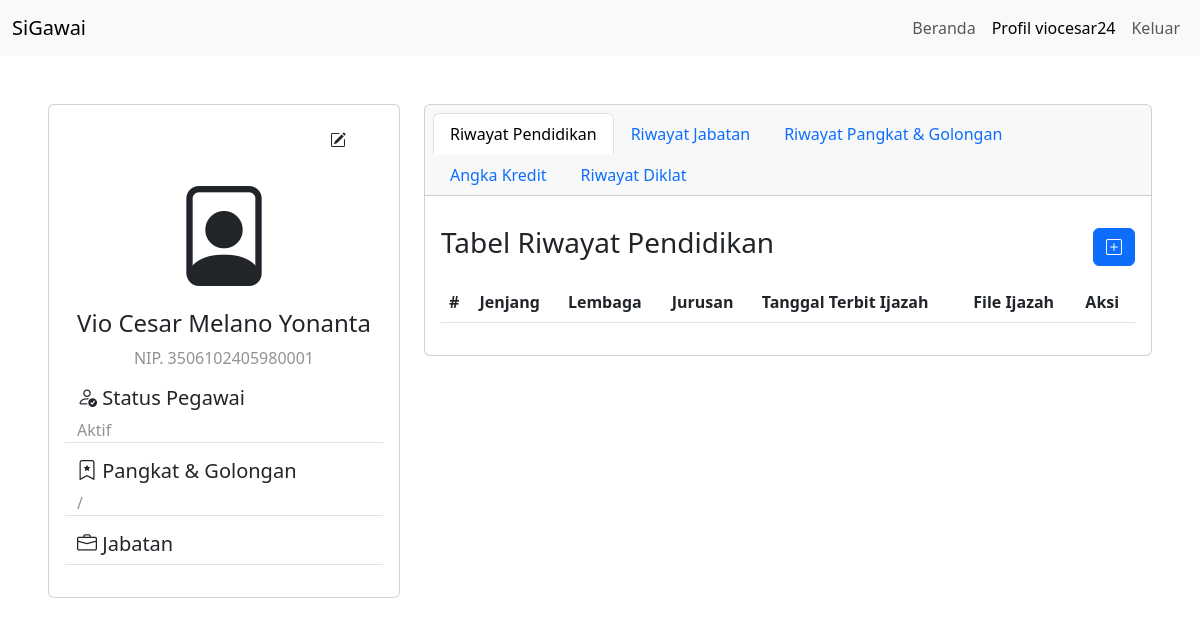
The app's page /profil/ (signed in), older data.
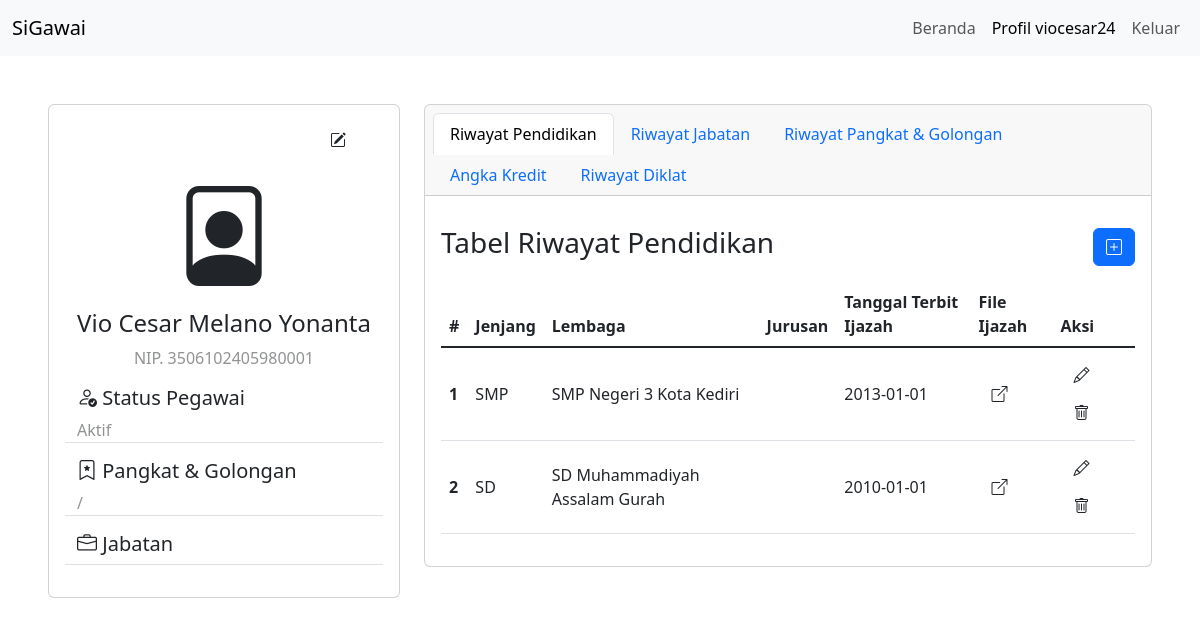
The same page, newer data.
### pegawai/models.py (models this page shows)
class Pegawai(models.Model):
    id_pegawai = models.AutoField(primary_key=True)
    nip_pegawai = models.IntegerField(unique=True, default=0)
    nama_pegawai = models.CharField(blank=False, max_length=200)
    tempat_lahir_pegawai = models.CharField(blank=False, max_length=200)
    tanggal_lahir_pegawai = models.DateField(blank=False)
    class JenisKelamin(models.TextChoices):
        MALE = "Laki-Laki", _("Laki-Laki")
        FEMALE = "Perempuan", _("Perempuan")
    jenis_kelamin_pegawai = models.CharField(
        blank=False, max_length=200, choices=JenisKelamin.choices
    )
    surel_pegawai = models.EmailField(blank=False, max_length=200)
    telepon_pegawai = models.CharField(blank=False, max_length=200)
    aktif_pegawai = models.BooleanField(blank=False, default=True)
    user = models.OneToOneField(
        settings.AUTH_USER_MODEL, on_delete=models.CASCADE, blank=False, default=None
    )

class Pendidikan(models.Model):
    id_pendidikan = models.AutoField(primary_key=True)
    class TingkatPendidikan(models.TextChoices):
        SD = "SD", _("Sekolah Dasar")
        SMP = "SMP", _("Sekolah Menengah Pertama")
        SMA = "SMA", _("Sekolah Menengah Atas")
        D1 = "D1", _("Diploma Satu")
        D2 = "D2", _("Diploma Dua")
        D3 = "D3", _("Diploma Tiga")
        D4 = "D4", _("Diploma Empat")
        S1 = "S1", _("Sarjana Satu")
        S2 = "S2", _("Sarjana Dua")
        S3 = "S3", _("Sarjana Tiga")
    tingkat_pendidikan = models.CharField(
        blank=False,
        max_length=3,
        choices=TingkatPendidikan.choices,
        default=TingkatPendidikan.SD,
    )
    lembaga_pendidikan = models.CharField(blank=False, max_length=200)
    fakultas_pendidikan = models.CharField(blank=True, max_length=200)
    jurusan_pendidikan = models.CharField(blank=True, max_length=200)
    gelar_depan_pendidikan = models.CharField(blank=True, max_length=100)
    gelar_belakang_pendidikan = models.CharField(blank=True, max_length=100)
    nomor_seri_ijazah_pendidikan = models.CharField(blank=False, max_length=200)
    tanggal_terbit_ijazah_pendidikan = models.DateField(blank=False)
    file_ijazah_pendidikan = models.FileField(upload_to="media/pendidikan/")
    user = models.ForeignKey(
        settings.AUTH_USER_MODEL, on_delete=models.CASCADE, blank=False, default=None
    )

### pegawai/views.py (the view, shortened to what this page needs)
# urls.py: path("profil/", views.profile, name="profile"),
@login_required
def profile(request):
    username = request.user.username
    try:
        pegawai = Pegawai.objects.get(user=request.user)
        tanggal_lahir_pegawai = pegawai.tanggal_lahir_pegawai.strftime("%Y-%m-%d")
    except Pegawai.DoesNotExist:
        pegawai = None
        tanggal_lahir_pegawai = None
    try:
        pendidikan = Pendidikan.objects.filter(user=request.user).order_by(
            "-tanggal_terbit_ijazah_pendidikan"
        )
    except Pendidikan.DoesNotExist:
        pendidikan = None
    file_exists_pendidikan = False
    if pendidikan.exists():
        for pend in pendidikan:
            pend.tanggal_terbit_ijazah_pendidikan = (
                pend.tanggal_terbit_ijazah_pendidikan.strftime("%Y-%m-%d")
            )
            if pend and pend.file_ijazah_pendidikan:
                file_exists_pendidikan = default_storage.exists(
                    pend.file_ijazah_pendidikan.name
                )
            else:
                break
    pilihan_tingkat_pendidikan = Pendidikan.TingkatPendidikan.choices
    try:
        jabatan = Jabatan.objects.filter(user=request.user).order_by(
            "-tanggal_sk_jabatan"
        )
        if jabatan.exists():
            jabatan_terakhir = jabatan[0]
        else:
            jabatan_terakhir = None
    except Jabatan.DoesNotExist:
        jabatan = None
        jabatan_terakhir = None
    file_exists_jabatan = False
    pilihan_jabatan = Jabatan.NamaJabatan.choices
    try:
        pangkat = Pangkat.objects.filter(user=request.user).order_by(
            "-tanggal_sk_pangkat"
        )
        if pangkat.exists():
            pangkat_terakhir = pangkat[0]
        else:
            pangkat_terakhir = None
    except Pangkat.DoesNotExist:
        pangkat = None
        pangkat_terakhir = None
    file_exists_pangkat = False
    pilihan_pangkat = Pangkat.KodePangkat.choices
    try:
        pak = AngkaKredit.objects.filter(user=request.user).order_by("-tanggal_pak")
        if pak.exists():
            pak_terakhir = pak[0]
        else:
            pak_terakhir = None
    except AngkaKredit.DoesNotExist:
        pak = None
        pak_terakhir = None
    file_exists_pak = False
    pilihan_pak = AngkaKredit.MasaPenilaian.choices
    try:
        diklat = Diklat.objects.filter(user=request.user).order_by(
            "-tanggal_sertifikat_diklat"
        )
        if diklat.exists():
            diklat_terakhir = diklat[0]
        else:
            diklat_terakhir = None
    except Diklat.DoesNotExist:
        diklat = None
        diklat_terakhir = None
    file_exists_diklat = False
    context = {
        "username": username,
        "pegawai": pegawai,
        "tanggal_lahir_pegawai": tanggal_lahir_pegawai,
        "pendidikan": pendidikan,
        "pilihan_tingkat_pendidikan": pilihan_tingkat_pendidikan,
        "file_exists_pendidikan": file_exists_pendidikan,
        "jabatan": jabatan,
        "jabatan_terakhir": jabatan_terakhir,
        "pilihan_jabatan": pilihan_jabatan,
        "file_exists_jabatan": file_exists_jabatan,
        "pangkat": pangkat,
        "pangkat_terakhir": pangkat_terakhir,
        "pilihan_pangkat": pilihan_pangkat,
        "file_exists_pangkat": file_exists_pangkat,
        "pak": pak,
        "pak_terakhir": pak_terakhir,
        "pilihan_pak": pilihan_pak,
        "file_exists_pak": file_exists_pak,
        "diklat": diklat,
        "diklat_terakhir": diklat_terakhir,
        "file_exists_diklat": file_exists_diklat,
    }
    return render(request, "pegawai/profile.html", context)

### pegawai/templates/pegawai/profile.html (shortened to what this page needs)
<!doctype html>
<html lang="en">
<head>
    <link href="https://cdn.jsdelivr.net/npm/bootstrap@5.3.0/dist/css/bootstrap.min.css" rel="stylesheet">
    <link rel="stylesheet" href="https://cdn.jsdelivr.net/npm/bootstrap-icons@1.10.5/font/bootstrap-icons.css">
    <link rel="stylesheet" href="https://cdn.datatables.net/1.13.5/css/jquery.dataTables.css" />
</head>
<body>
    <nav class="navbar navbar-expand-lg bg-body-tertiary">
        <div class="container-fluid">
            <a class="navbar-brand" href="{% url 'index' %}">SiGawai</a>
            <div class="collapse navbar-collapse justify-content-end" id="navbarTogglerDemo02">
                <div class="d-flex">
                    <ul class="navbar-nav me-auto mb-2 mb-lg-0">
                        <li class="nav-item">
                            <a class="nav-link {% if request.path == '/beranda/' %}active{% endif %}" aria-current="page" href="{% url 'index' %}">Beranda</a>
                        </li>
                        <li class="nav-item">
                            <a class="nav-link {% if request.path == '/profil/' %}active{% endif %}" href="{% url 'profile' %}">Profil {{ username }}</a>
                        </li>
                        <li class="nav-item">
                            <a class="nav-link {% if request.path == '/signout/' %}active{% endif %}" href="{% url 'signout' %}">Keluar</a>
                        </li>
                    </ul>
                </div>
            </div>
        </div>
    </nav>
    <div class="container-fluid p-5">
        <div class="row">
            <div class="col-sm-4">
                <div class="card text-center">
                    <div class="card-body">
                        <div class="container-fluid">
                            <div class="container-fluid text-end">
                                <button type="button" class="btn" data-bs-toggle="modal" data-bs-target="#editProfil">
                                    <i class="bi bi-pencil-square"></i>
                                </button>
                            </div>
                        </div>
                        <i class="bi bi-file-person profile-icon"></i>
                        <h4 class="card-title">{{ pegawai.nama_pegawai }}</h4>
                        <p class="card-text text-body-tertiary">NIP. {{ pegawai.nip_pegawai }}</p>
                        <div class="container text-start">
                            <div class="row border-bottom mb-3">
                                {% if pegawai.aktif_pegawai %}
                                <h5>
                                    <i class="bi bi-person-check"></i>
                                    Status Pegawai
                                </h5>
                                <p class="card-text text-body-tertiary fs-6 fw-lighter">Aktif</p>
                                {% else %}
                                <h5>
                                    <i class="bi bi-person-dash"></i>
                                    Status Pegawai
                                </h5>
                                <p class="card-text text-body-tertiary fs-6 fw-lighter">Tidak Aktif</p>
                                {% endif %}
                            </div>
                            <div class="row border-bottom mb-3">
                                <h5>
                                    <i class="bi bi-bookmark-star"></i>
                                    Pangkat & Golongan
                                </h5>
                                <p class="card-text text-body-tertiary fs-6 fw-lighter">{{ pangkat_terakhir.get_nama_pangkat_display }} / {{ pangkat_terakhir.nama_pangkat }}</p>
                            </div>
                            <div class="row border-bottom mb-3">
                                <h5>
                                    <i class="bi bi-briefcase"></i>
                                    Jabatan
                                </h5>
                            </div>
                        </div>
                    </div>
                </div>
            </div>
            <div class="col-sm-8">
                <div class="card">
                    <div class="card-header">
                        <nav>
                            <div class="nav nav-tabs card-header-tabs" id="nav-tab" role="tablist">
                                <button class="nav-link active" id="nav-pendidikan-tab" data-bs-toggle="tab" data-bs-target="#nav-pendidikan" type="button" role="tab" aria-controls="nav-pendidikan" aria-selected="true">Riwayat Pendidikan</button>
                                <button class="nav-link" id="nav-jabatan-tab" data-bs-toggle="tab" data-bs-target="#nav-jabatan" type="button" role="tab" aria-controls="nav-jabatan" aria-selected="false">Riwayat Jabatan</button>
                                <button class="nav-link" id="nav-pangkat-tab" data-bs-toggle="tab" data-bs-target="#nav-pangkat" type="button" role="tab" aria-controls="nav-pangkat" aria-selected="false">Riwayat Pangkat & Golongan</button>
                                <button class="nav-link" id="nav-angkakredit-tab" data-bs-toggle="tab" data-bs-target="#nav-angkakredit" type="button" role="tab" aria-controls="nav-angkakredit" aria-selected="false">Angka Kredit</button>
                                <button class="nav-link" id="nav-diklat-tab" data-bs-toggle="tab" data-bs-target="#nav-diklat" type="button" role="tab" aria-controls="nav-diklat" aria-selected="false">Riwayat Diklat</button>
                            </div>
                        </nav>
                    </div>
                    <div class="card-body">
                        {% if pegawai %}
                        <div class="tab-content" id="nav-tabContent">
                            <div class="tab-pane fade show active" id="nav-pendidikan" role="tabpanel" aria-labelledby="nav-pendidikan-tab" tabindex="0">
                                <div class="row">
                                    <div class="col d-flex align-items-center">
                                        <h3 class="card-title">Tabel Riwayat Pendidikan</h3>
                                    </div>
                                    <div class="col d-flex justify-content-end">
                                        <button type="button" class="btn btn-primary my-3" data-bs-toggle="modal" data-bs-target="#tambahPendidikan">
                                            <i class="bi bi-plus-square"></i>
                                        </button>
                                    </div>
                                </div>
                                <table id="tabelPendidikan" class="table">
                                    <thead>
                                        <tr>
                                            <th scope="col">#</th>
                                            <th scope="col">Jenjang</th>
                                            <th scope="col">Lembaga</th>
                                            <th scope="col">Jurusan</th>
                                            <th scope="col">Tanggal Terbit Ijazah</th>
                                            <th scope="col">File Ijazah</th>
                                            <th scope="col">Aksi</th>
                                        </tr>
                                    </thead>
                                    <tbody class="table-group-divider">
                                        {% if pendidikan %}
                                        {% for pend in pendidikan %}
                                        <tr>
                                            <th class="align-middle" scope="row">{{ forloop.counter }}</th>
                                            <td class="align-middle">{{ pend.tingkat_pendidikan }}</td>
                                            <td class="align-middle">{{ pend.lembaga_pendidikan }}</td>
                                            <td class="align-middle">{{ pend.jurusan_pendidikan }}</td>
                                            <td class="align-middle">{{ pend.tanggal_terbit_ijazah_pendidikan }}</td>
                                            <td class="align-middle">
                                                <a href="{% url 'download_ijazah' pend.id_pendidikan %}" class="btn" target="_blank">
                                                    <i class="bi bi-box-arrow-up-right"></i>
                                                </a>
                                            </td>
                                            <td class="align-middle">
                                                <button type="button" class="btn" data-bs-toggle="modal" data-bs-target="#editPendidikan{{ pend.id_pendidikan }}">
                                                    <i class="bi bi-pencil"></i>
                                                </button>
                                                <button type="button" class="btn" data-bs-toggle="modal" data-bs-target="#deletePendidikan{{ pend.id_pendidikan }}">
                                                    <i class="bi bi-trash"></i>
                                                </button>
                                            </td>
                                        </tr>
                                        {% endfor %}
                                        {% endif %}
                                    </tbody>
                                </table>
                            </div>
                        </div>
                        {% else %}
                        <div class="alert alert-danger alert-dismissible fade show" role="alert">
                            Data Profil Anda belum lengkap! Silahkan melengkapi Data Profil Anda!
                            <button type="button" class="btn-close" data-bs-dismiss="alert" aria-label="Close"></button>
                        </div>
                        {% endif %}
                    </div>
                </div>
            </div>
        </div>
    </div>
</body>
</html>

### pegawai/templates/pegawai/profile.html (style rules this page uses)
.profile-icon { font-size: 100px; }

Row changes from the older to the newer data that the page shows:
added Pendidikan: tingkat_pendidikan "SMP", lembaga_pendidikan "SMP Negeri 3 Kota Kediri", tanggal_terbit_ijazah_pendidikan "2013-01-01"
added Pendidikan: tingkat_pendidikan "SD", lembaga_pendidikan "SD Muhammadiyah Assalam Gurah", tanggal_terbit_ijazah_pendidikan "2010-01-01"
